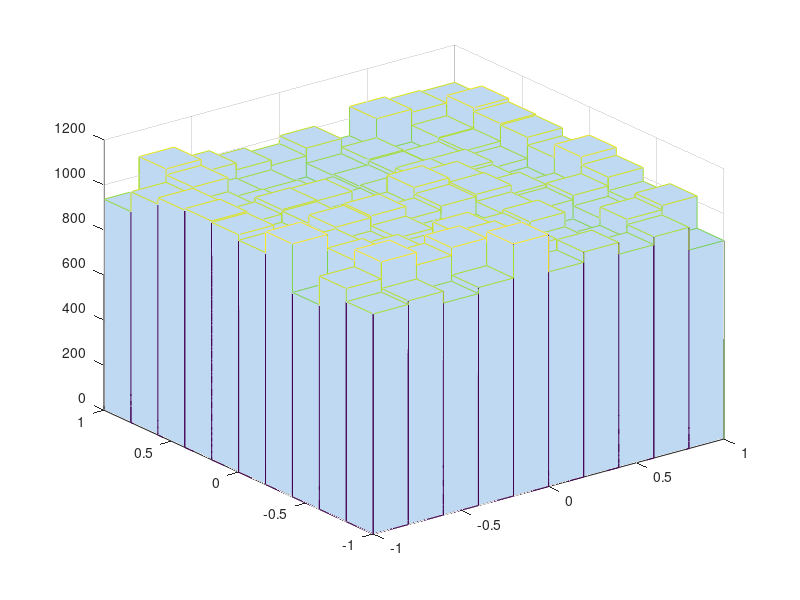

Write the MATLAB code that produced this figure.
clc;
clear;
close all;
hold on;
rotate3d on;
pkg load statistics;

N = 100000;
inside = 0;

% Starting coordinates
x = 0;
y = 0;

% Max distance
d = 0.5;

% "Rock" history
H = [];

for i = 1:N
  move_x = unifrnd(-d, d);
  move_y = unifrnd(-d, d);
  
  if ((abs(x + move_x) < 1) && (abs(y + move_y) < 1))
    % Update coordinates, since we're still inside the square
    x = x + move_x;
    y = y + move_y;
    
    % Check if we're inside the circle
    if ((x^2 + y^2) < 1)
      ++inside;
    endif
    
  else  
    % REJECTION
    if ((x^2 + y^2) < 1)
      ++inside;
    endif
  endif
  
  H = [x, y; H];
   
end

printf("Estimation of Pi: %f.4\n", 4*inside/N);

hist3(H);
grid on;
view(3);